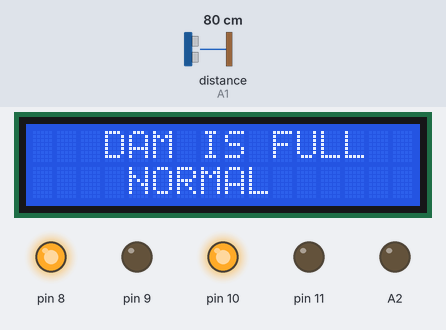
The sketch below on a simulated Arduino Uno, built with avr-gcc and run on an emulated ATmega328P. On the bench: 16×2 character LCD, output pins drawn as LEDs (lit = HIGH). Wiring (inferred from the names in the program): ultrasonic range finder: trigger A0; echo A1. Dashed ring = blinking. Inputs (shaded band) come from the test bench; at power-on: distance to the obstacle (sensor on A1) 80 cm. The echo pulse lasts 58.3 µs per cm; pins used as bus, display or sensor lines are not drawn; what the sketch prints to the serial monitor is not drawn.

Above: at 1.2 s.
1.3 s: distance to the obstacle (sensor on A1) set to 46 cm
2.8 s: distance to the obstacle (sensor on A1) set to 37 cm
At 3.1 s:
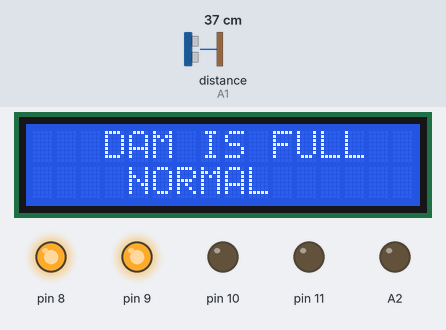
4.3 s: distance to the obstacle (sensor on A1) set to 2 cm
At 5.0 s:
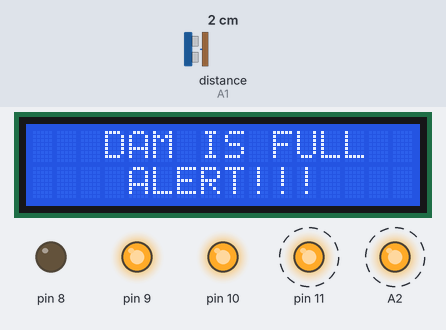
7.3 s: distance to the obstacle (sensor on A1) set to 19 cm
8.8 s: distance to the obstacle (sensor on A1) set to 23 cm
At 10.8 s:
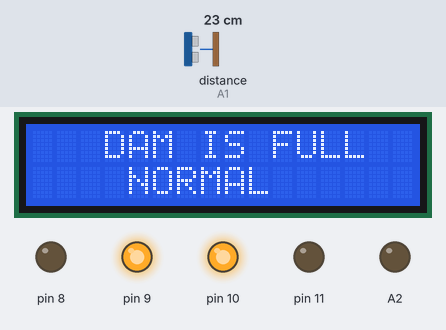
11.2 s: distance to the obstacle (sensor on A1) set to 60 cm
At 11.8 s:
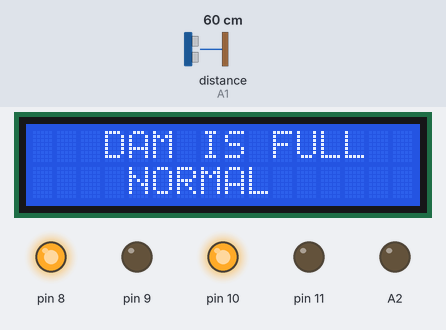
Timing chart, 0 to 14.2 s (numbered marks = the images above; inputs shaded):
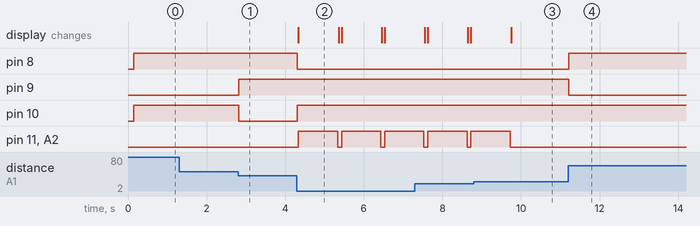

Measured:
- the behaviour switches between 41 and 40 cm on distance to the obstacle (sensor on A1) (found by bisection; images 0 and 1)
- the behaviour switches between 20 and 21 cm on distance to the obstacle (sensor on A1) (found by bisection; images 2 and 3)
- after the input at 1.3 s, every drawn part: stays the same
- after the input at 2.8 s, pin 9: LOW → HIGH at once; pin 10: HIGH → LOW at once
- after the input at 4.3 s, pin 8: HIGH → LOW at once; pin 10: LOW → HIGH at once; pin 11, A2: alternates HIGH for 1.0 s and LOW for 0.10 s, starting at once; the display: changes at once (image 2)
- after the input at 8.8 s, pin 11, A2: goes on until 9.7 s, then stays LOW
- after the input at 11.2 s, pin 8: LOW → HIGH at once; pin 9: HIGH → LOW at once
- what the display in image 2 shows lasts 1.1 s, from 4.3 s to 5.4 s

The sketch:

Arduino.ino
```cpp
#include <Wire.h>
#include <LiquidCrystal_I2C.h>
LiquidCrystal_I2C lcd(0x27,16,2);
const int pingPin = A0;
const int echoPin = A1;
long duration, inches, cm;
#define TRIGGER_PIN  A0  // Arduino pin tied to trigger pin on the ultrasonic sensor.
#define ECHO_PIN     A1  // Arduino pin tied to echo pin on the ultrasonic sensor.
#define MAX_DISTANCE 400
 // NewPing setup of pins and maximum distance.

void setup() {
  lcd.init();
  lcd.backlight();
  Serial.begin(115200); // Open serial monitor at 115200 baud to see ping results.
  pinMode(11,OUTPUT);
  pinMode(A2,OUTPUT);
  pinMode(8,OUTPUT);
  pinMode(9,OUTPUT);
  pinMode(10,OUTPUT);
}

void loop() {
  lcd.clear();
  lcd.setCursor(3,0);
  lcd.print("DAM IS FULL");
  lcd.setCursor(2,1);
  lcd.print("  NORMAL");
  delay(50);
  pinMode(pingPin, OUTPUT);
  digitalWrite(pingPin, LOW);
  delayMicroseconds(2);
  digitalWrite(pingPin, HIGH);
  delayMicroseconds(10);
  digitalWrite(pingPin, LOW);
  pinMode(echoPin, INPUT);
  duration = pulseIn(echoPin, HIGH);
  inches = microsecondsToInches(duration);
  cm = microsecondsToCentimeters(duration);
  Serial.println(cm);
  if(cm>40)
  {
    digitalWrite(9,LOW);
    digitalWrite(8,HIGH);
    digitalWrite(10,HIGH);
  }
  if(cm>30&&cm<40)
  {
    digitalWrite(10,LOW);
    digitalWrite(9,HIGH);
    digitalWrite(8,HIGH);
  }
  if(cm<20&cm>0)
  {
    digitalWrite(8,LOW);
    digitalWrite(9,HIGH);
    digitalWrite(10,HIGH);
    Serial.println("DAM IS FULL");
    lcd.clear();
    lcd.setCursor(3,0);
    lcd.print("DAM IS FULL");
    lcd.setCursor(2,1);
    lcd.print("  ALERT!!!");
    digitalWrite(11,HIGH);
    digitalWrite(A2,HIGH);
    delay(1000);
    digitalWrite(A2,LOW);
    digitalWrite(11,LOW);
  }
}
long microsecondsToInches(long microseconds) {
   return microseconds / 74 / 2;
}

long microsecondsToCentimeters(long microseconds) {
  return microseconds / 29 / 2;
}
```
